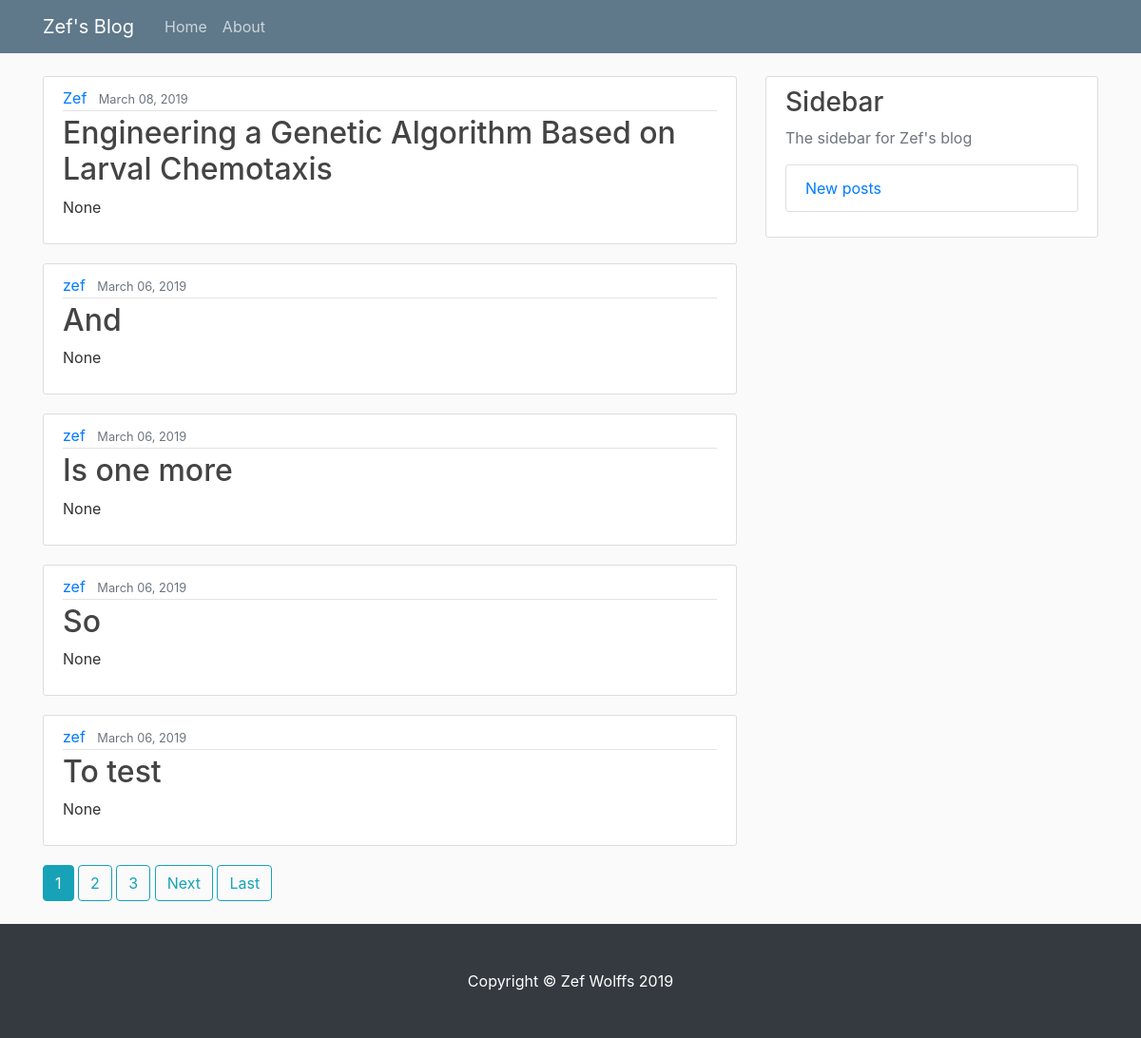
Page /blog/ on the earlier database version.
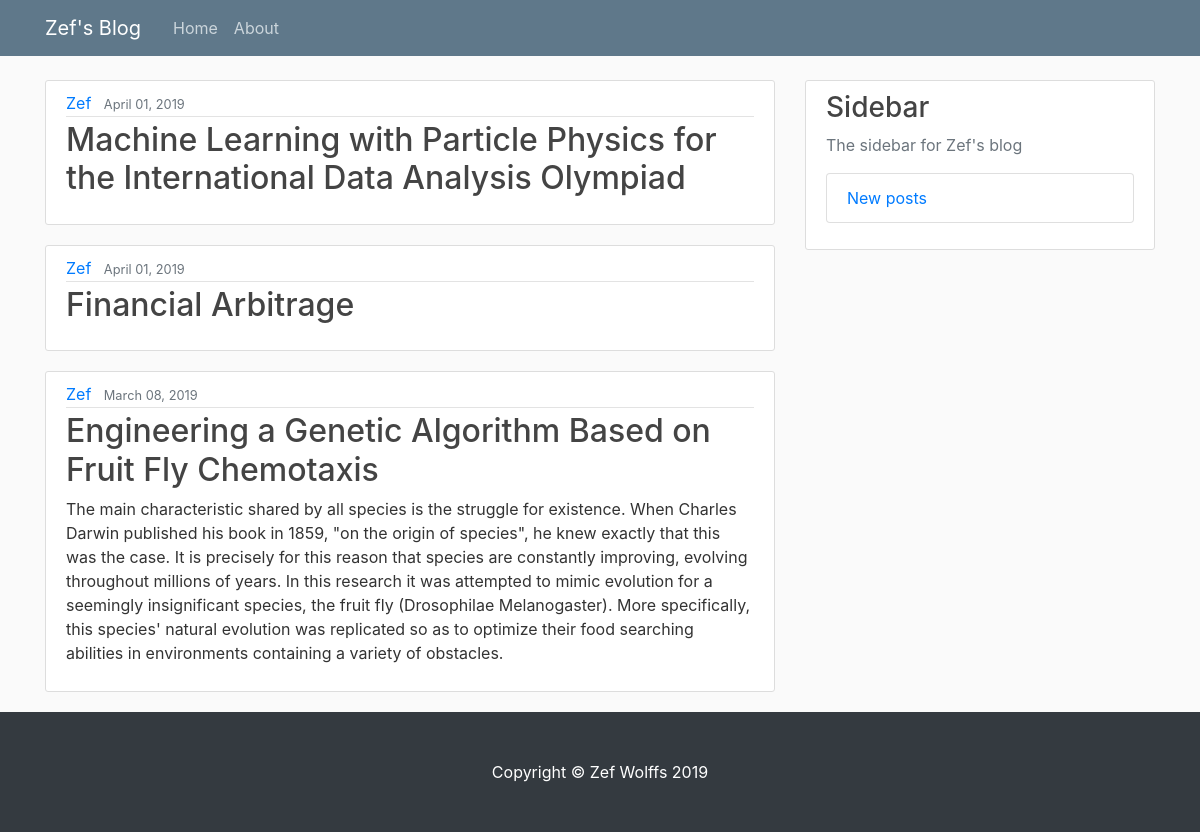
Same page on the later database version.
### blog/models.py (models this page shows, shortened)
class Post(models.Model):
    title = models.CharField(max_length=100)
    content = models.TextField()
    subtitle = models.TextField(null=True, blank = True)
    subheader1 = models.TextField(null=True, blank = True)
    subheader2 = models.TextField(null=True, blank = True)
    subheader3 = models.TextField(null=True, blank = True)
    date_posted = models.DateTimeField(default=timezone.now)
    author = models.ForeignKey(User, on_delete=models.CASCADE)
    image = models.ImageField(upload_to='post_pics', blank=True, null=True)
    image1 = models.ImageField(upload_to='post_pics', blank=True, null=True)
    image2 = models.ImageField(upload_to='post_pics', blank=True, null=True)

### blog/views.py (the view)
# urls.py: path('', PostListView.as_view(), name='blog-home'),
class PostListView(ListView):
    model = Post
    template_name = 'blog/home.html'
    context_object_name = 'posts'
    ordering = ['-date_posted']
    paginate_by = 5

### blog/templates/blog/home.html (shortened to what this page needs)
{% extends "blog/base.html" %}
{% block content %}
    {% for post in posts %}
    <article class="media content-section">
        <div class="media-body">
        <div class="article-metadata">
            <a class="mr-2" href="#">{{ post.author }}</a>
            <small class="text-muted">{{ post.date_posted|date:"F d, Y" }}</small>
        </div>
        <h2><a class="article-title" href="{% url 'post-detail' post.id %}">{{ post.title }}</a></h2>
        <p class="article-content">{{ post.subtitle }}</p>
        </div>
    </article>
    {% endfor %}
    {% if is_paginated %}
        {% for num in page_obj.paginator.page_range %}
            {% if page_obj.number == num %}
                <a class="btn btn-info mb-4" href="?page={{ num }}">{{ num }}</a>
            {% elif num > page_obj.number|add:'-3' and num < page_obj.number|add:'3' %}
                <a class="btn btn-outline-info mb-4" href="?page={{ num }}">{{ num }}</a>
            {% endif %}
        {% endfor %}
        {% if page_obj.has_next %}
            <a class="btn btn-outline-info mb-4" href="?page={{ page_obj.next_page_number }}">Next</a>
            <a class="btn btn-outline-info mb-4" href="?page={{ page_obj.paginator.num_pages }}">Last</a>
        {% endif %}
    {% endif %}
{% endblock content %}

### blog/templates/blog/base.html (shortened to what this page needs)
{% load static %}
<!DOCTYPE html>
<html>
<head>
    <link rel="stylesheet" href="https://maxcdn.bootstrapcdn.com/bootstrap/4.0.0/css/bootstrap.min.css">
    <link rel="stylesheet" type="text/css" href="{% static 'blog/main.css' %}">
</head>
<body>
    <header class="site-header">
            <nav class="navbar navbar-expand-md navbar-dark bg-steel fixed-top">
                <div class="container">
                <a class="navbar-brand mr-4" href="{% url 'homepage' %}">Zef's Blog</a>
                <div class="collapse navbar-collapse" id="navbarToggle">
                    <div class="navbar-nav mr-auto">
                    <a class="nav-item nav-link" href="{% url 'blog-home' %}">Home</a>
                    <a class="nav-item nav-link" href="{% url 'blog-about' %}">About</a>
                    </div>
                </div>
                </div>
            </nav>
        </header>
        <main role="main" class="container">
            <div class="row">
                <div class="col-md-8">
                {% block content %}{% endblock %}
                </div>
                <div class="col-md-4">
                <div class="content-section">
                    <h3>Sidebar</h3>
                    <p class='text-muted'>The sidebar for Zef's blog
                        <div class="list-group">
                            <a href="{% url 'blog-home' %}" class="list-group-item">New posts</a>
                        </div>
                    </p>
                </div>
                </div>
            </div>
        </main>
    <footer class="py-5 bg-dark">
        <div class="container">
          <p class="m-0 text-center text-white">Copyright &copy; Zef Wolffs 2019</p>
        </div>
    </footer>
</body>
</html>

### blog/static/blog/main.css (style rules this page uses)
body { background: #fafafa; color: #333333; margin-top: 5rem; }
h1, h2, h3, h4, h5, h6 { color: #444444; }
.bg-steel { background-color: #5f788a; }
.site-header .navbar-nav .nav-link { color: #cbd5db; }
.content-section { background: #ffffff; padding: 10px 20px; border: 1px solid #dddddd; border-radius: 3px; margin-bottom: 20px; }
.article-title { color: #444444; }
.article-content { white-space: pre-line; }
.article-metadata { padding-bottom: 1px; margin-bottom: 4px; border-bottom: 1px solid #e3e3e3 }

Differences in the rows shown:
removed Post: author "zef", date_posted "March 06, 2019", title "And", subtitle "None"
removed Post: author "zef", date_posted "March 06, 2019", title "Is one more", subtitle "None"
removed Post: author "zef", date_posted "March 06, 2019", title "So", subtitle "None"
removed Post: author "zef", date_posted "March 06, 2019", title "To test", subtitle "None"
added Post: author "Zef", date_posted "April 01, 2019", title "Machine Learning with Particle Physics for the International Data Analysis Olympiad"
added Post: author "Zef", date_posted "April 01, 2019", title "Financial Arbitrage"
changed Post: title "Engineering a Genetic Algorithm Based on Larval Chemotaxis" → "Engineering a Genetic Algorithm Based on Fruit Fly Chemotaxis"; subtitle "None" → "The main characteristic shared by all species is the struggle for existence. When Charles Darwin published his book in 1859, \"on the origin of species\", he knew exactly that this was the case. It is precisely for this reason that species are constantly improving, evolving throughout millions of years. In this research it was attempted to mimic evolution for a seemingly insignificant species, the fruit fly (Drosophilae Melanogaster). More specifically, this species' natural evolution was replicated so as to optimize their food searching abilities in environments containing a variety of obstacles."
Other differences:
list line gone: "1"
list line gone: "2"
list line gone: "3"
text no longer shown: "Next Last"
